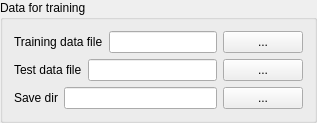
      <widget class="QGroupBox" name="groupBox">
       <property name="title">
        <string>Data for training</string>
       </property>
       <layout class="QHBoxLayout" name="horizontalLayout_13">
        <item>
         <layout class="QVBoxLayout" name="verticalLayout">
          <item>
           <layout class="QHBoxLayout" name="horizontalLayout">
            <item>
             <widget class="QLabel" name="label">
              <property name="text">
               <string>Training data file</string>
              </property>
             </widget>
            </item>
            <item>
             <widget class="QLineEdit" name="trainEdit"/>
            </item>
            <item>
             <widget class="QPushButton" name="openTrainBtn">
              <property name="text">
               <string>...</string>
              </property>
             </widget>
            </item>
           </layout>
          </item>
          <item>
           <layout class="QHBoxLayout" name="horizontalLayout_2">
            <item>
             <widget class="QLabel" name="label_2">
              <property name="text">
               <string>Test data file</string>
              </property>
             </widget>
            </item>
            <item>
             <widget class="QLineEdit" name="testEdit"/>
            </item>
            <item>
             <widget class="QPushButton" name="openTestBtn">
              <property name="text">
               <string>...</string>
              </property>
             </widget>
            </item>
           </layout>
          </item>
          <item>
           <layout class="QHBoxLayout" name="horizontalLayout_12">
            <item>
             <widget class="QLabel" name="label_10">
              <property name="text">
               <string>Save dir</string>
              </property>
             </widget>
            </item>
            <item>
             <widget class="QLineEdit" name="saveDirEdit"/>
            </item>
            <item>
             <widget class="QPushButton" name="saveDirBtn">
              <property name="text">
               <string>...</string>
              </property>
             </widget>
            </item>
           </layout>
          </item>
         </layout>
        </item>
       </layout>
      </widget>
